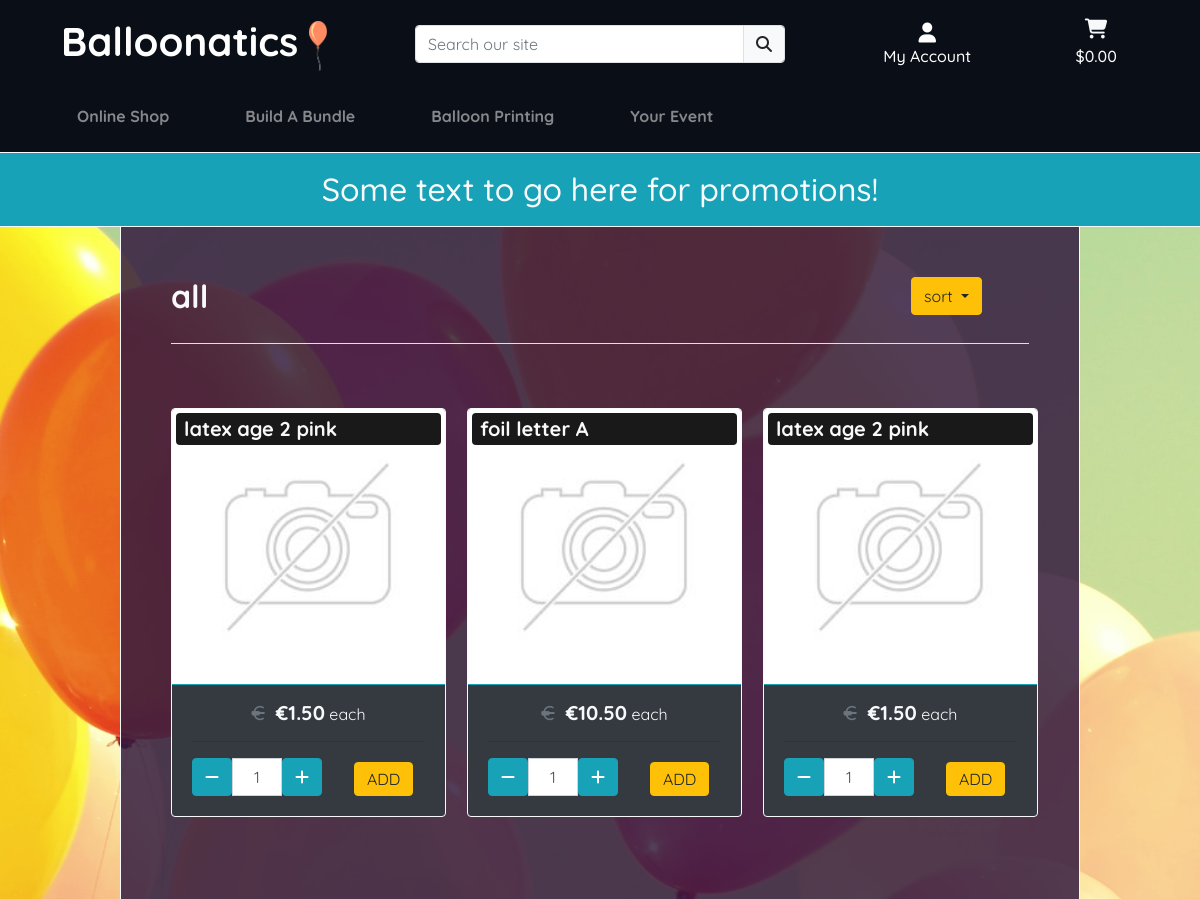
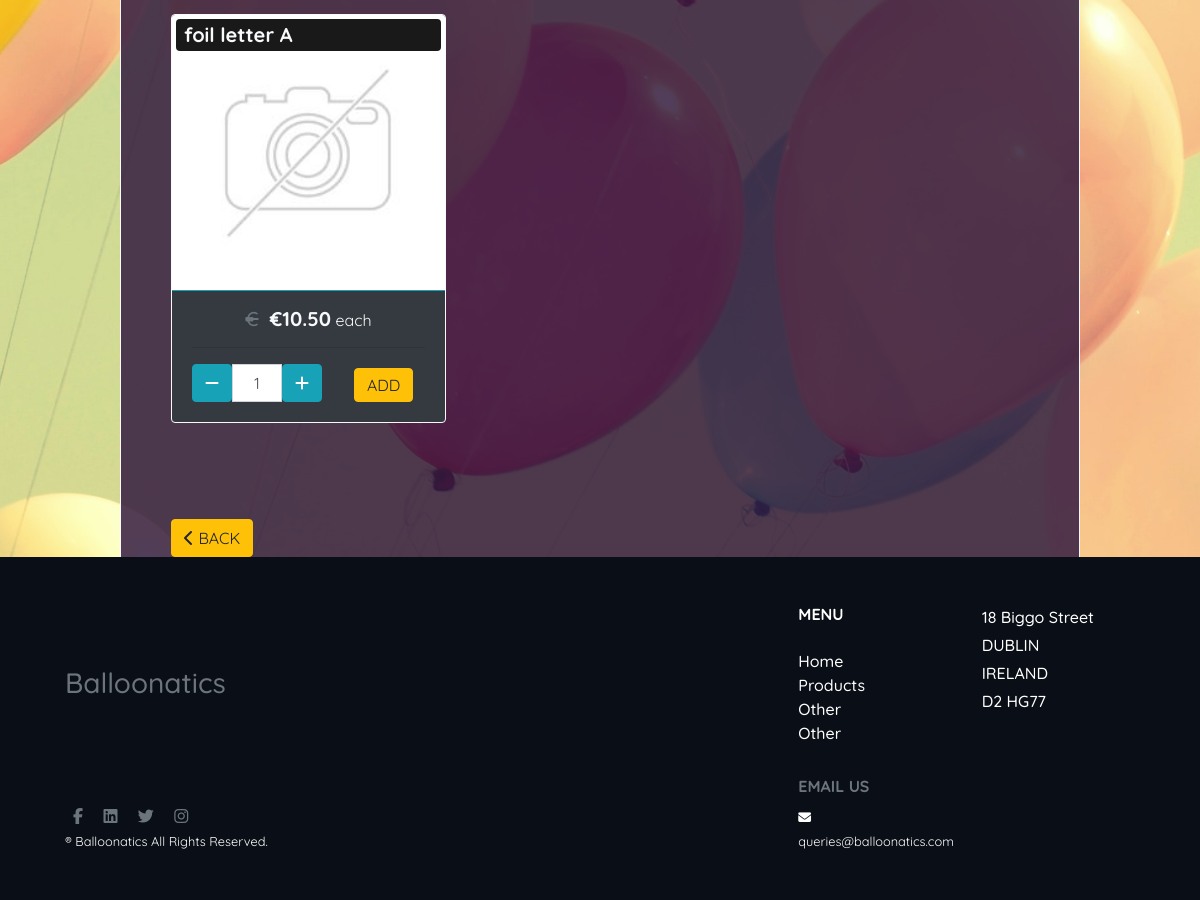
Screenshot of /products/ with the database file from the repository (2 pictures, top to bottom).
### products/models.py (models this page shows, shortened)
class Product(models.Model):
    name = models.CharField(max_length=254, null=False, blank=False)
    category = models.ForeignKey('Category', null=True, blank=True,
                                 on_delete=models.SET_NULL)
    sub_category = models.ForeignKey('Sub_Category', null=True, blank=True,
                                     on_delete=models.SET_NULL)
    material = models.ForeignKey('Material', null=True, blank=True,
                                 on_delete=models.SET_NULL)
    uuid = models.CharField(max_length=254, null=True, blank=True)
    description = models.TextField()
    full_price = models.DecimalField(max_digits=6, decimal_places=2, blank=False,
                                default=0.00, validators=[MinValueValidator(
                                    Decimal('0.00'))])
    discounted_price = models.DecimalField(max_digits=6, decimal_places=2,
                                           blank=False, default=0.00,
                                           validators=[MinValueValidator(
                                               Decimal('0.00'))])
    rating = models.DecimalField(max_digits=6, decimal_places=2, null=True,
                                 blank=True, validators=[MinValueValidator(
                                     Decimal('0.00')), MaxValueValidator(
                                         Decimal('5.00'))])
    image = models.ImageField(null=True, blank=True)
    message = models.CharField(max_length=254, null=True, blank=True)
    is_printable = models.BooleanField(default=False)
    age = models.PositiveIntegerField(null=True, blank=True)
    color = models.ForeignKey('Color', null=True, blank=True,
                              on_delete=models.SET_NULL)
    size = models.ForeignKey('Size', null=True, blank=True,
                             on_delete=models.SET_NULL)
    qty_held = models.PositiveIntegerField(default=0)
    shipped_inflated = models.BooleanField(default=False)
    qty_in_bag = models.PositiveIntegerField(default=0) #remove and use annotation
    def calc_qty_in_bag(self, cart):
        if str(self.pk) in cart:
            return cart[str(self.pk)]
        else:
            return 0

### products/views.py (the view, shortened to what this page needs)
# urls.py: path('products/', include('products.urls')),
def products(request):
    products = Product.objects.all()
    sub_category = 'all'
    sort = None
    direction = None
    if 'sub_category' in request.GET:
        sub_category = request.GET['sub_category']
        products = Product.objects.filter(sub_category__name=sub_category)
    cart = request.session.get('cart', {})
    for product in products:
        product.qty_in_cart = product.calc_qty_in_bag(cart)
    context = {
        "products": products,
        'sub_category': sub_category,
        'current_sort': sort,
        'current_dir': direction,
        'product_alert_qty_threshold': settings.QTY_LOW_ALERT_THRESHOLD,
    }
    return render(request, 'products/products.html', context)

### cart/contexts.py (called while the page is built, shortened)
def cart_contents(request):
    cart_items = []
    total = 0
    product_count = 0
    delivery = 0.00
    cart = request.session.get('cart', {'products':{},'bundles':{},'custom_prints':{}})
    print(cart)
    if total > 0:
        delivery = round((total * Decimal(
            settings.DELIVERY_SURCHARGE)), 2)
    grand_total = Decimal(total) + Decimal(delivery)
    context = {
        'cart_items': cart_items,
        'total': total,
        'grand_total': grand_total,
        'product_count': product_count,
        'delivery': delivery,
    }
    return context

### home/contexts.py (called while the page is built)
def menu_context(request):
    categories = Category.objects.all()
    menu_context = {}
    for c in categories:
        sub_category_pks = []
        matching_sub_categories = Product.objects.filter(
            category__name=c.name).exclude(
                category__name='custom').distinct().values('sub_category')
        for msc in matching_sub_categories:
            for v in msc.values():
                sub_category_pks.append(v)
        sub_categories_q = list(Sub_Category.objects.filter(
            id__in=sub_category_pks).exclude(
                name='custom').values('name'))
        sub_categories = []
        for sc in sub_categories_q:
            for v in sc.values():
                sub_categories.append(v)
        menu_context[c.name] = sub_categories
    return {
            'menu_context': menu_context
        }

def configure_toasts(request):
    if 'toast_autohide' in request.POST:
        toast_autohide = request.POST['toast_autohide']
    else:
        toast_autohide = settings.TOAST_AUTOHIDE
    if 'toast_delay' in request.POST:
        toast_delay = request.POST['toast_delay']
    else:
        toast_delay = settings.TOAST_DELAY
    return {
        'toast_delay': toast_delay,
        'toast_autohide': toast_autohide
    }

### products/templates/products/products.html (shortened to what this page needs)
{% extends 'base.html' %}
{% load static %}
{% block content %}
    <div class="container bg-container-dark text-light">
        <div class="row">
            <div class="col-12 col-md-10 text-center text-md-left my-1">
                <h2><strong>{{ sub_category }}</strong></h2>
            </div>
            <div class="col-12 col-md-2 text-center text-lg-left my-1">
                <div class="dropdown">
                    <button class="btn btn-warning dropdown-toggle" type="button" id="dropdownMenuButton" data-toggle="dropdown" aria-haspopup="true" aria-expanded="false">
                        {% if current_sort == None %}sort{% else %}{{ current_sort }} {{ current_dir }}{% endif %}
                    </button>
                </div>
            </div>
        </div>
        <hr class="bg-light">
        <div class="row">
            {% if products %}
                {% for product in products %}
                    {% include './includes/card.html' with result=product cntxt='products' %}
                {% endfor %}
            {% else %}
                <h4>We're afraid there are currently no products under this category!</h4>
            {% endif %}
        </div>
        <div class="row mt-5">
            <div class="col-12">
                {% if products %}
                    <a href="{% url 'sub_categories' %}?category={{ products.0.category.name }}" class="btn btn-warning text-uppercase"><i class="fas fa-chevron-left"></i> back</a>
                {% else %}
                    <input type=button value="&#60; back" class="btn btn-warning mt-5 text-uppercase" onClick="javascript:history.go(-1);">
                {% endif %}
            </div>
        </div>
    </div>
{% endblock %}

### products/templates/products/includes/card.html (shortened to what this page needs)
<div class="col-12 col-md-6 col-lg-4">
    <div class="card bg-dark text-light product-card border border-light my-2 my-lg-5">
        <a href="{% if cntxt == 'categories' %}{% url 'sub_categories' %}?category={{ result.name }}{% elif cntxt == 'sub_categories' %}{% url 'products' %}?sub_category={{ result.name }}{% else %}{% url 'product_detail' result.id %}{% endif %}" class="text-dark">
            {% if result.image %}
                <img src="{{ result.image.url }}" class="card-img-top img-fluid" alt="{{ result.name }}">
            {% else %}
                <img src="{{MEDIA_URL}}noimage.png" class="card-img-top img-fluid" alt="{{ result.name }}">
            {% endif %}
            <div class="card-img-overlay">
                <div style="background-color: rgba(0, 0, 0, 0.9)" class="pl-2 py-1 rounded-3">
                    <h5 class="card-title mb-0 text-light"><strong>{{ result.name }}</strong></h5>
                </div>
            </div>
        </a>
        {% if cntxt == 'products' %}
            {% include './card-details.html' with result=result %}
        {% endif %}
    </div>
</div>

### products/templates/products/includes/card-details.html (shortened to what this page needs)
<div class="card-body pt-3 m-0 align-items-center border-info border-top">
    <div class="row mb-3">
        <div class="col-8 offset-2 text-center">
            {% if result.price != result.discounted_price %}
                <h5 class="my-0"><s class="text-muted">€{{ result.price }}</s><strong>&nbsp&nbsp€{{ result.discounted_price }}</strong><small> each</small></h5>
            {% else %}
                <h5 class="my-0"><strong>€{{ result.discounted_price }}</strong><small> each</small></h5>
            {% endif %}
        </div>
    </div>
    <hr>
    <form class="form" action="{% url 'add_product_to_cart' result.id %}" method="POST">
        <div class="form-row">
            <div class="col-8 align-content-center">
                <div class="input-group">
                    <span class="input-group-btn">
                        <button type="button" class="quantity-left-minus btn btn-info btn-number" data-type="minus"
                            data-field="">
                            <span class="fas fa-minus"></span>
                        </button>
                    </span>
                    <input type="text" id="qty" name="qty" class="form-control input-number text-center qty-input" value="1"
                        min="1" max="100">
                    <span class="input-group-btn">
                        <button type="button" class="quantity-right-plus btn btn-info btn-number" data-type="plus"
                            data-field="">
                            <span class="fas fa-plus"></span>
                        </button>
                    </span>
                </div>
            </div>
            <div class="col-3 align-content-center">
                <input type="submit" class="btn btn-warning text-center py-1 mt-1 text-uppercase" value="add">
            </div>
        </div>
    </form>
</div>

### static/css/style.css (style rules this page uses)
html { height: 100%; }
body { background: url('/media/balloons-bg.jpg') no-repeat center center fixed; background-size: cover; height: calc(100vh - 164px); color: #fff; font-family: 'Quicksand', sans-serif; font-weight: 500; z-index: -10; min-height: 90vh; }
.bg-container-dark { background-color: rgba(52,28,64,0.85); background-attachment: fixed; background-size: cover; height: 100%; width: 100%; z-index: -9; min-height: 90vh; border-left: 1pt solid #f8f9fa; border-right: 1pt solid #f8f9fa; margin-top: -50px; padding-top: 50px; padding-left: 50px; padding-right: 50px; }
.product-card { width: 275px; margin: 5px auto; }
img.card-img-top { height: 275px; width: 275px; }
.card-img-overlay { padding: 0.25rem; }
.rounded-3 { border-radius: 0.25rem; }
.qty-input { max-width: 50px; }
@media (min-width: 1200px) { .container { max-width: 80%; } }

### rows the page displays
Product: name "latex age 2 pink", discounted_price "1.50"
Product: name "foil letter A", discounted_price "10.50"
Product: name "latex age 2 pink", discounted_price "1.50"
Product: name "foil letter A", discounted_price "10.50"

### other values shown
{{ sub_category }} "all"
